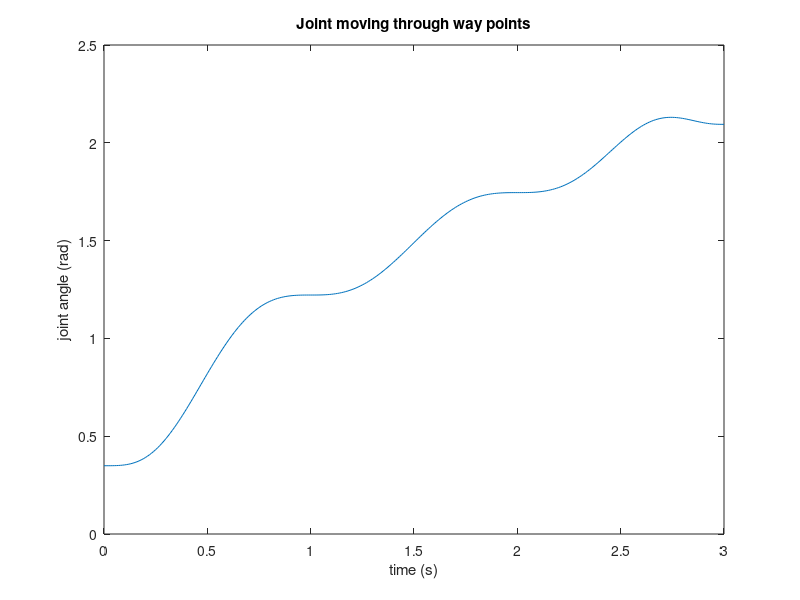

This figure's MATLAB source:
%%
% Nathaniel Goldfarb
% RBE501
% HW4


%% Problem 1
% To make a trajectory to get to the three location, three seperate
% polynomals have to be made. 
% 1. q0->q1
% 2. q1->q2
% 3. q2->q3
%
% This problem can be solved using matrix and inverting them
% There are 12 constraints so a 11th order polynomial is need (12-1) = 11
% first the positions are goint to be converted  
format long
p0 = 20*(pi/180);
p1 = 70*(pi/180);
p2 = 100*(pi/180);
p3 = 120*(pi/180);
dt = 1;
t1 = 0;
t2 = t1+dt;
t3 = t2+dt;
t4 = t3+dt;

% set up the matrix
A = [ 1, t1, t1^2, t1^3, t1^4, t1^5, t1^6, t1^7,t1^8,t1^9, t1^10,t1^11;...
      0,  1, 2*t1, 3*t1^2, 4*t1^3, 5*t1^4, 6*t1^5, 7*t1^6, 8*t1^7, 9*t1^8, 10*t1^9,11*t1^10;...
      0,  0, 2, 6*t1, 12*t1^2, 20*t1^3, 30*t1^4, 42*t1^5, 56*t1^6, 72*t1^7, 90*t1^8,110*t1^9;...
     
      1, t2, t2^2, t2^3, t2^4, t2^5, t2^6, t2^7,t2^8,t2^9, t2^10,t2^11;...
      0,  1, 2*t2, 3*t2^2, 4*t2^3, 5*t2^4, 6*t2^5, 7*t2^6, 8*t2^7, 9*t2^8, 10*t2^9,11*t2^10;...
      0,  0, 2, 6*t2, 12*t2^2, 20*t2^3, 30*t2^4, 42*t2^5, 56*t2^6, 72*t2^7, 90*t2^8,110*t2^9;...
      
      1, t3, t3^2, t3^3, t3^4, t3^5, t3^6, t3^7,t3^8,t3^9, t3^10,t3^11;...
      0,  1, 2*t3, 3*t3^2, 4*t3^3, 5*t3^4, 6*t3^5, 7*t3^6, 8*t3^7, 9*t3^8, 10*t3^9,11*t3^10;...
      0,  0, 2, 6*t3, 12*t3^2, 20*t3^3, 30*t3^4, 42*t3^5, 56*t3^6, 72*t3^7, 90*t3^8,110*t3^9;...
      
      1, t4, t4^2, t4^3, t4^4, t4^5, t4^6, t4^7,t4^8,t4^9, t4^10,t4^11;...
      0,  1, 2*t4, 3*t4^2, 4*t4^3, 5*t4^4, 6*t4^5, 7*t4^6, 8*t4^7, 9*t4^8, 10*t4^9,11*t4^10;...
      0,  0, 2, 6*t4, 12*t4^2, 20*t4^3, 30*t4^4, 42*t4^5, 56*t4^6, 72*t4^7, 90*t4^8,110*t4^9]

B = double([p0;0;0;p1;0;0;p2;0;0;p3;0;0]);
% solve
x = A\B
time = 0:.01:3;
coef = fliplr(x')
y_list = polyval(coef, time)
plot(time,y_list)
xlabel('time (s)');
ylabel('joint angle (rad)');
title('Joint moving through way points')

